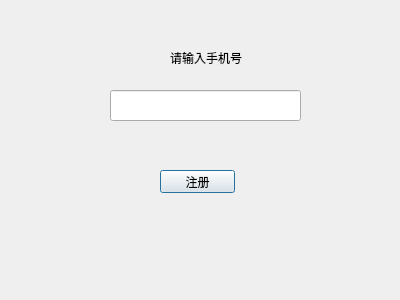
<?xml version="1.0" encoding="UTF-8"?>
<ui version="4.0">
 <class>registertel</class>
 <widget class="QDialog" name="registertel">
  <property name="geometry">
   <rect>
    <x>0</x>
    <y>0</y>
    <width>400</width>
    <height>300</height>
   </rect>
  </property>
  <property name="windowTitle">
   <string>Dialog</string>
  </property>
  <widget class="QLabel" name="label">
   <property name="geometry">
    <rect>
     <x>170</x>
     <y>50</y>
     <width>91</width>
     <height>16</height>
    </rect>
   </property>
   <property name="text">
    <string>请输入手机号</string>
   </property>
  </widget>
  <widget class="QLineEdit" name="telnumber">
   <property name="geometry">
    <rect>
     <x>110</x>
     <y>90</y>
     <width>191</width>
     <height>31</height>
    </rect>
   </property>
  </widget>
  <widget class="QPushButton" name="confirmButton">
   <property name="geometry">
    <rect>
     <x>160</x>
     <y>170</y>
     <width>75</width>
     <height>23</height>
    </rect>
   </property>
   <property name="text">
    <string>注册</string>
   </property>
  </widget>
 </widget>
 <resources/>
 <connections/>
</ui>
